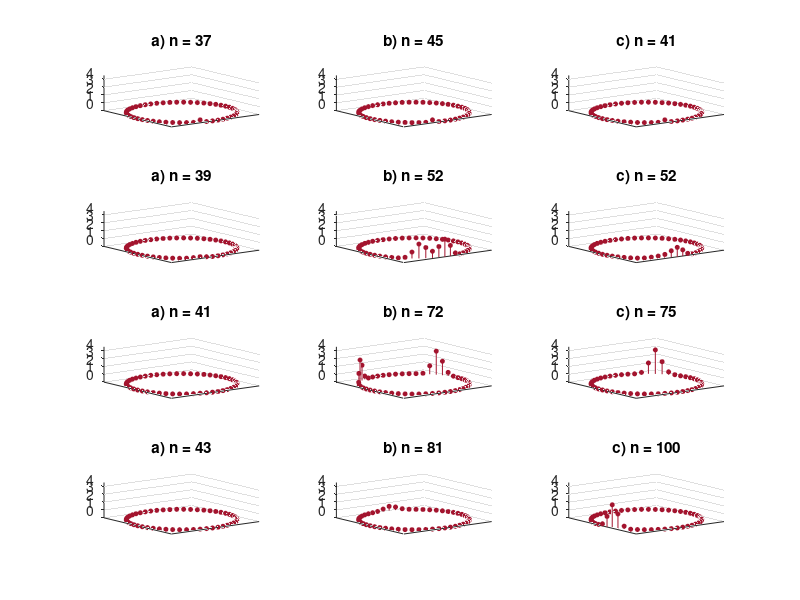

This chart was generated by the following MATLAB code:
% Abb. 2.21: zweite Anregung der Zelle 36 im Ringmodell (Buch, Abschnitt 2.5, Gl. 2.34)
% Szenario a) n* = 37: Signal erlischt;  b) n* = 45: breitet sich in beide Richtungen aus;  c) n* = 41: kreist dauerhaft
% (c) 2026 Philipp Kügler · Programm zum Buch „Dynamische Systeme in den Lebenswissenschaften“ · MIT-Lizenz (siehe LICENSE)
a = 0.89; b = 0.6; c = 0.28; k = 0.02; d = 0.4;
f1 = @(y1, y2) y1.^2 .* exp(y2 - y1) + k;

% Ruhezustand: einzelne Zelle 180 Schritte lang ab (0.2, c/(1 - a)) rechnen
y1r = 0.2; y2r = c / (1 - a);
for j = 1:180
    y1neu = f1(y1r, y2r); y2r = a * y2r - b * y1r + c; y1r = y1neu;
end
Z = 50; schritte = 201;
rechts = [2:Z 1]; links = [Z 1:Z-1];                 % Nachbarn auf dem Ring

winkel = linspace(0, 2 * pi, 51); winkel = winkel(1:50);
cx = cos(winkel); cy = sin(winkel);
namen = 'abc'; nstern = [37 45 41];
zeiten = [37 39 41 43; 45 52 72 81; 41 52 75 100];
for sp = 1:3
    n_stoer = nstern(sp);
    Y1 = y1r * ones(schritte + 1, Z); Y2 = y2r * ones(schritte + 1, Z);   % Zeile n+1 = Zeitschritt n
    Y1(1, 1) = 0.3;                                  % Zelle 1 startet erregt
    for n = 0:schritte-1
        F = f1(Y1(n+1, :), Y2(n+1, :));
        Y1(n+2, :) = (1 - d) * F + d / 2 * (F(rechts) + F(links));
        Y2(n+2, :) = a * Y2(n+1, :) - b * Y1(n+1, :) + c;
        if n + 1 == n_stoer
            Y1(n+2, 36) = 0.3;                       % zweite Anregung der Zelle 36
        end
    end
    s = sprintf('%d, ', find(Y1(201, :) > 1));
    fprintf('Szenario %s) n* = %d: erregte Zellen nach 200 Schritten: [%s]\n', namen(sp), n_stoer, s(1:end-2));
    for z = 1:4
        n = zeiten(sp, z);
        subplot(4, 3, 3 * (z - 1) + sp);
        stem3(cx, cy, Y1(n+1, :), 'Color', [0.64 0.08 0.18], 'MarkerFaceColor', [0.64 0.08 0.18], 'MarkerEdgeColor', [0.64 0.08 0.18], 'MarkerSize', 3);
        zlim([0 4.5]); set(gca, 'XTick', [], 'YTick', []); title(sprintf('%s) n = %d', namen(sp), n));
    end
end
